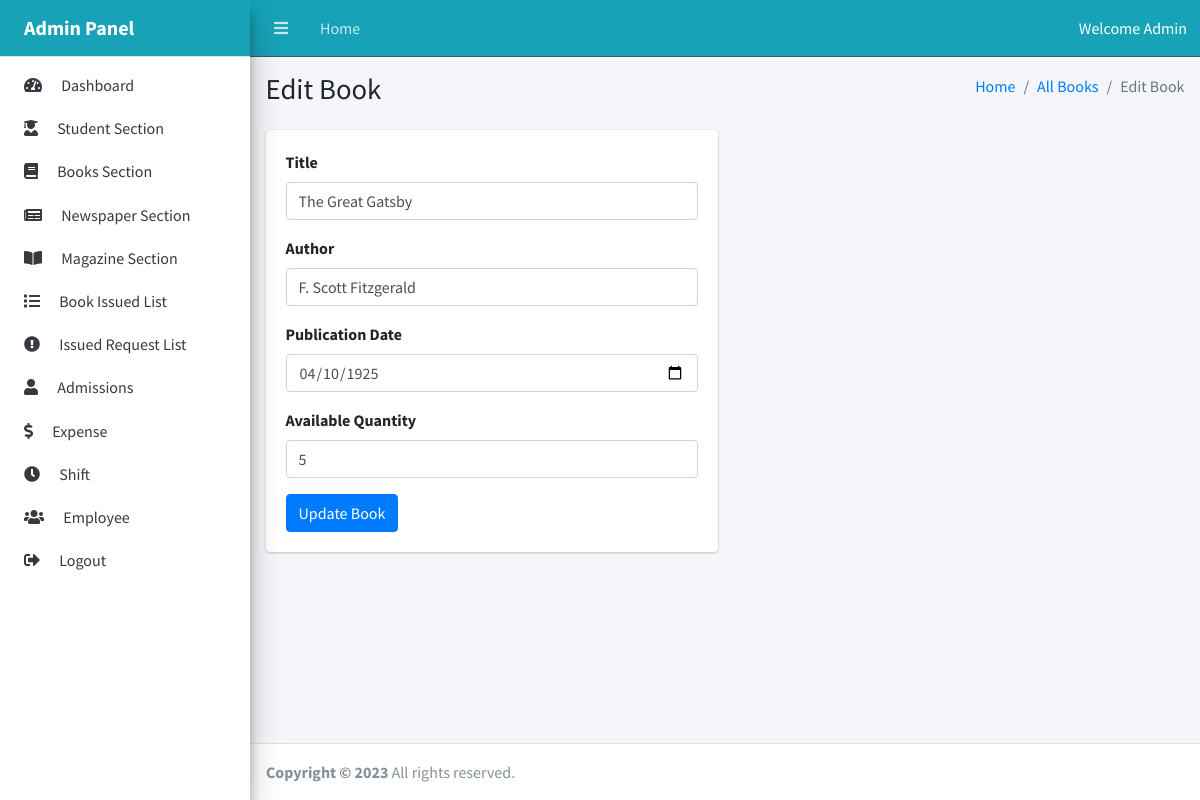
The page /admin/edit_book.php?id=1 on the database its author committed.
### tables this page shows
CREATE TABLE `books` (
  `book_id` int(11) NOT NULL,
  `title` varchar(100) NOT NULL,
  `author` varchar(50) NOT NULL,
  `publication_date` date NOT NULL,
  `available_quantity` int(11) NOT NULL
);

### admin/edit_book.php (the view, shortened to what this page needs)
<?php
include_once("../connection.php");
if (isset($_GET['id'])) {
    $bookId = $_GET['id'];
    $sql = "SELECT * FROM books WHERE book_id = $bookId";
    $result = mysqli_query($conn, $sql);
    if ($result) {
        $book = mysqli_fetch_assoc($result);
    } else {
        echo "Error: " . mysqli_error($conn);
        exit();
    }
} else {
    echo "Book ID not provided.";
    exit();
}
?>
<!DOCTYPE html>
<html lang="en">
<?php include_once("includes/head.php"); ?>
<body class="sidebar-mini layout-navbar-fixed layout-fixed">
    <div class="wrapper">
        <?php include_once("includes/header.php"); ?>
        <?php include_once("includes/sidebar.php"); ?>
        <div class="content-wrapper">
            <div class="content-header">
                <div class="container-fluid">
                    <div class="row mb-2">
                        <div class="col-sm-6">
                            <h1 class="m-0">Edit Book</h1>
                        </div>
                        <div class="col-sm-6">
                            <ol class="breadcrumb float-sm-right">
                                <li class="breadcrumb-item"><a href="/">Home</a></li>
                                <li class="breadcrumb-item"><a href="books.php">All Books</a></li>
                                <li class="breadcrumb-item active">Edit Book</li>
                            </ol>
                        </div>
                    </div>
                </div>
            </div>
            <div class="content">
                <div class="container-fluid">
                    <div class="row">
                        <div class="col-md-6">
                            <div class="card">
                                <div class="card-body">
                                    <form action="" method="POST">
                                        <div class="form-group">
                                            <label for="title">Title</label>
                                            <input type="text" class="form-control" id="title" name="title" value="<?= $book['title'] ?>">
                                        </div>
                                        <div class="form-group">
                                            <label for="author">Author</label>
                                            <input type="text" class="form-control" id="author" name="author" value="<?= $book['author'] ?>">
                                        </div>
                                        <div class="form-group">
                                            <label for="publication_date">Publication Date</label>
                                            <input type="date" class="form-control" id="publication_date" name="publication_date" value="<?= $book['publication_date'] ?>">
                                        </div>
                                        <div class="form-group">
                                            <label for="available_quantity">Available Quantity</label>
                                            <input type="number" class="form-control" id="available_quantity" name="available_quantity" value="<?= $book['available_quantity'] ?>">
                                        </div>
                                        <button type="submit" class="btn btn-primary">Update Book</button>
                                    </form>
                                </div>
                            </div>
                        </div>
                    </div>
                </div>
            </div>
        </div>
        <?php include_once("includes/footer.php"); ?>
    </div>
</body>
</html>

### rows shown on the page
books: title "The Great Gatsby", author "F. Scott Fitzgerald", publication_date "04/10/1925", available_quantity "5"
